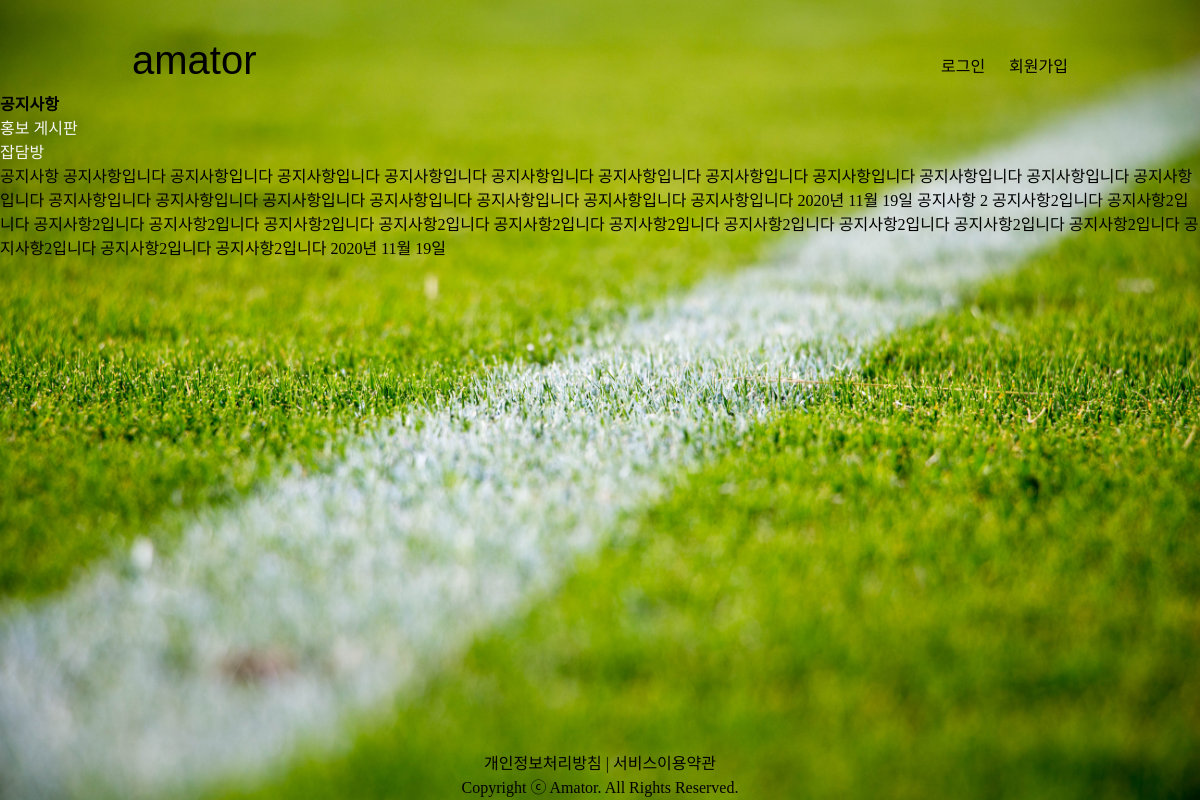
The page /community_notice on the database its author committed.
### page/models.py (models this page shows, shortened)
class Notice(models.Model):
    title = models.CharField(max_length=500)
    content = models.TextField()
    create_at = models.DateTimeField(null=True)

### page/views.py (the view)
# urls.py: path('community_notice', views.community_notice, name='community_notice'),
def community_notice(request):
    notices = Notice.objects.all()
    return render(request, 'community_notice.html', {'notices': notices})

### page/templates/community_notice.html (shortened to what this page needs)
{% extends 'base.html' %}
{% load static %}
{% block content %}
<div style="font-weight: bold;">공지사항</div>
<div style="color: whitesmoke;">홍보 게시판</div>
<div style="color: whitesmoke;">잡담방</div>
{% for notice in notices %}
    <a href="###">
    {{ notice.title }}
    {{ notice.content }}
    {{ notice.create_at|date:"Y년 m월 d일"}}
    </a>
{% endfor %}
{% endblock %}

### page/templates/base.html (shortened to what this page needs)
{% load static %}
<!DOCTYPE html>
<html lang="ko">
<head>
    <link rel="stylesheet" href="https://cdnjs.cloudflare.com/ajax/libs/meyer-reset/2.0/reset.css">
    <link rel="stylesheet" href="{% static 'css/style.css' %}">
    <link rel="stylesheet" href="{% block link %} {% endblock %}">
</head>
<body style="background-image: url(static/image/1.jpg);">
    <div class="body_container">
        <header>
            <div class="header_inner">
                <div class="logo">
                    <a href="{% url 'home' %}">amator</a>
                </div>
                <ul class="menu">
                    <li id="login"><a href="">로그인</a></li>
                    <li id="signup"><a href="">회원가입</a></li>
                </ul>
            </div>
        </header>
    </div>
    {% block content %}
    {% endblock %}
    <div class="footer_container">
        <div class="footer_inner">
            <ul id="footer">
                <li><a href="#">개인정보처리방침 |
                </a></li>
                <li><a href="#">서비스이용약관</a></li>
            </ul>
        </div>
        <div class="copyright">
            <p>Copyright ⓒ Amator. All Rights Reserved.</p>
        </div>
    </div>
</body>
</html>

### page/static/css/style.css (style rules this page uses)
* { margin: 0; padding: 0; box-sizing: border-box; }
.body_container { font-family: 'Noto Sans KR', sans-serif; font-weight: 400; margin-left: 10%; margin-right: 10%; margin-top: 10px; }
a { text-decoration: none; color: black; }
body { background-repeat: no-repeat; background-size: cover; }
.header_inner { max-width:1200px; margin: 0 auto; align-items: center; justify-content: center; padding-top: 20px; }
.header_inner::after { content:""; clear:both; display: block; }
.logo { float:left; padding: 8px 12px; font-size: 2.5rem; }
.menu { float:right; display: flex; align-items: center; justify-content: center; margin-top:15px; }
.menu li { padding: 8px 12px; font-size:rem; }
.footer_container { width:100%; height:50px; position:absolute; bottom:0; }
.footer_container a { text-decoration: none; }
.footer_container ul, ol, li { list-style: none; }
.footer_container ul { padding: 0; margin: 0; }
.footer_container .footer_inner { text-align: center; }
.footer_container .footer_inner li { display: inline; }
.footer_container .copyright { text-align: center; }

### rows shown on the page
Notice: title "공지사항", content "공지사항입니다 공지사항입니다 공지사항입니다 공지사항입니다 공지사항입니다 공지사항입니다 공지사항입니다 공지사항입니다 공지사항입니다 공지사항입니다 공지사항입니다 공지사항입니다 공지사항입니다 공지사항입니다 공지사항입니다 공지사항입니다 공지사항입니다 공지사항입니다", create_at "2020년 11월 19일"
Notice: title "공지사항 2", content "공지사항2입니다 공지사항2입니다 공지사항2입니다 공지사항2입니다 공지사항2입니다 공지사항2입니다 공지사항2입니다 공지사항2입니다 공지사항2입니다 공지사항2입니다 공지사항2입니다 공지사항2입니다 공지사항2입니다 공지사항2입니다 공지사항2입니다", create_at "2020년 11월 19일"
